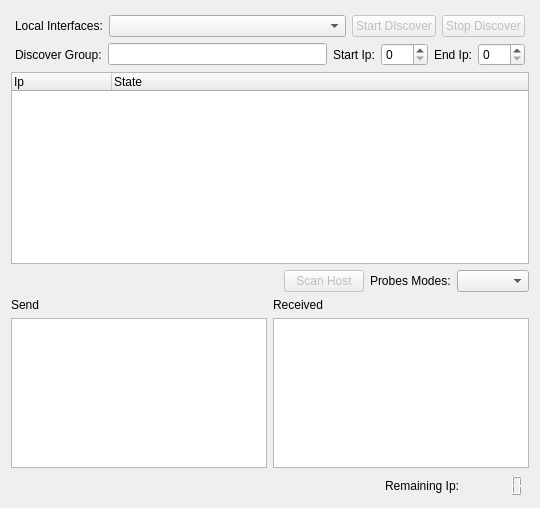
      <widget class="QWidget" name="tabDiscover">
       <attribute name="icon">
        <iconset resource="../mainwin.qrc">
         <normaloff>:/images/images/document-preview-archive.png</normaloff>:/images/images/document-preview-archive.png</iconset>
       </attribute>
       <attribute name="title">
        <string>Discover</string>
       </attribute>
       <layout class="QGridLayout" name="gridLayout_13">
        <item row="0" column="0">
         <layout class="QHBoxLayout" name="horizontalLayout_8">
          <property name="leftMargin">
           <number>4</number>
          </property>
          <property name="topMargin">
           <number>4</number>
          </property>
          <property name="rightMargin">
           <number>4</number>
          </property>
          <item>
           <widget class="QLabel" name="label">
            <property name="maximumSize">
             <size>
              <width>16777215</width>
              <height>16777215</height>
             </size>
            </property>
            <property name="text">
             <string>Local Interfaces:</string>
            </property>
           </widget>
          </item>
          <item>
           <widget class="QComboBox" name="comboDiscover">
            <property name="sizePolicy">
             <sizepolicy hsizetype="Expanding" vsizetype="Fixed">
              <horstretch>0</horstretch>
              <verstretch>0</verstretch>
             </sizepolicy>
            </property>
            <property name="minimumSize">
             <size>
              <width>0</width>
              <height>0</height>
             </size>
            </property>
           </widget>
          </item>
          <item>
           <widget class="QPushButton" name="startDiscoverButt">
            <property name="enabled">
             <bool>false</bool>
            </property>
            <property name="text">
             <string>Start DIscover</string>
            </property>
            <property name="icon">
             <iconset resource="../mainwin.qrc">
              <normaloff>:/images/images/document-preview-archive.png</normaloff>:/images/images/document-preview-archive.png</iconset>
            </property>
           </widget>
          </item>
          <item>
           <widget class="QPushButton" name="stopDiscoverButt">
            <property name="enabled">
             <bool>false</bool>
            </property>
            <property name="text">
             <string>Stop Discover</string>
            </property>
            <property name="icon">
             <iconset resource="../mainwin.qrc">
              <normaloff>:/images/images/button_cancel.png</normaloff>:/images/images/button_cancel.png</iconset>
            </property>
           </widget>
          </item>
         </layout>
        </item>
        <item row="1" column="0">
         <layout class="QHBoxLayout" name="horizontalLayout_9">
          <property name="leftMargin">
           <number>4</number>
          </property>
          <property name="rightMargin">
           <number>4</number>
          </property>
          <item>
           <widget class="QLabel" name="label_2">
            <property name="text">
             <string>Discover Group:</string>
            </property>
           </widget>
          </item>
          <item>
           <widget class="QLineEdit" name="lineIpDiscover"/>
          </item>
          <item>
           <widget class="QLabel" name="label_3">
            <property name="text">
             <string>Start Ip:</string>
            </property>
           </widget>
          </item>
          <item>
           <widget class="QSpinBox" name="spinBeginDiscover">
            <property name="maximum">
             <number>255</number>
            </property>
           </widget>
          </item>
          <item>
           <widget class="QLabel" name="label_4">
            <property name="text">
             <string>End Ip:</string>
            </property>
           </widget>
          </item>
          <item>
           <widget class="QSpinBox" name="spinEndDiscover">
            <property name="maximum">
             <number>255</number>
            </property>
           </widget>
          </item>
         </layout>
        </item>
        <item row="2" column="0">
         <widget class="QTreeWidget" name="treeDiscover">
          <property name="alternatingRowColors">
           <bool>true</bool>
          </property>
          <property name="rootIsDecorated">
           <bool>false</bool>
          </property>
          <column>
           <property name="text">
            <string>Ip</string>
           </property>
          </column>
          <column>
           <property name="text">
            <string>State</string>
           </property>
          </column>
         </widget>
        </item>
        <item row="3" column="0">
         <layout class="QHBoxLayout" name="horizontalLayout_25">
          <item>
           <spacer name="horizontalSpacer_8">
            <property name="orientation">
             <enum>Qt::Horizontal</enum>
            </property>
            <property name="sizeHint" stdset="0">
             <size>
              <width>0</width>
              <height>0</height>
             </size>
            </property>
           </spacer>
          </item>
          <item>
           <widget class="QPushButton" name="discoverScanButt">
            <property name="enabled">
             <bool>false</bool>
            </property>
            <property name="sizePolicy">
             <sizepolicy hsizetype="Fixed" vsizetype="Fixed">
              <horstretch>0</horstretch>
              <verstretch>0</verstretch>
             </sizepolicy>
            </property>
            <property name="text">
             <string>Scan Host</string>
            </property>
            <property name="icon">
             <iconset resource="../mainwin.qrc">
              <normaloff>:/images/images/viewmag.png</normaloff>:/images/images/viewmag.png</iconset>
            </property>
           </widget>
          </item>
          <item>
           <widget class="QLabel" name="label_16">
            <property name="sizePolicy">
             <sizepolicy hsizetype="Fixed" vsizetype="Preferred">
              <horstretch>0</horstretch>
              <verstretch>0</verstretch>
             </sizepolicy>
            </property>
            <property name="text">
             <string>Probes Modes:</string>
            </property>
           </widget>
          </item>
          <item>
           <widget class="QComboBox" name="discoverProbesCombo">
            <property name="sizePolicy">
             <sizepolicy hsizetype="Preferred" vsizetype="Fixed">
              <horstretch>0</horstretch>
              <verstretch>0</verstretch>
             </sizepolicy>
            </property>
           </widget>
          </item>
         </layout>
        </item>
        <item row="4" column="0">
         <layout class="QGridLayout" name="gridLayout_9">
          <item row="1" column="0">
           <widget class="QTextEdit" name="textDiscoverSend">
            <property name="sizePolicy">
             <sizepolicy hsizetype="Expanding" vsizetype="Fixed">
              <horstretch>0</horstretch>
              <verstretch>0</verstretch>
             </sizepolicy>
            </property>
            <property name="maximumSize">
             <size>
              <width>16777215</width>
              <height>150</height>
             </size>
            </property>
           </widget>
          </item>
          <item row="1" column="1">
           <widget class="QTextEdit" name="textDiscoverRec">
            <property name="sizePolicy">
             <sizepolicy hsizetype="Expanding" vsizetype="Fixed">
              <horstretch>0</horstretch>
              <verstretch>0</verstretch>
             </sizepolicy>
            </property>
            <property name="maximumSize">
             <size>
              <width>16777215</width>
              <height>150</height>
             </size>
            </property>
           </widget>
          </item>
          <item row="0" column="0">
           <widget class="QLabel" name="label_14">
            <property name="text">
             <string>Send</string>
            </property>
           </widget>
          </item>
          <item row="0" column="1">
           <widget class="QLabel" name="label_15">
            <property name="text">
             <string>Received</string>
            </property>
           </widget>
          </item>
         </layout>
        </item>
        <item row="5" column="0">
         <layout class="QHBoxLayout" name="horizontalLayout_22">
          <item>
           <spacer name="horizontalSpacer_7">
            <property name="orientation">
             <enum>Qt::Horizontal</enum>
            </property>
            <property name="sizeHint" stdset="0">
             <size>
              <width>0</width>
              <height>0</height>
             </size>
            </property>
           </spacer>
          </item>
          <item>
           <widget class="QLabel" name="label_12">
            <property name="layoutDirection">
             <enum>Qt::LeftToRight</enum>
            </property>
            <property name="text">
             <string>Remaining Ip:</string>
            </property>
            <property name="alignment">
             <set>Qt::AlignRight|Qt::AlignTrailing|Qt::AlignVCenter</set>
            </property>
           </widget>
          </item>
          <item>
           <widget class="QLCDNumber" name="nseNumber">
            <property name="frameShape">
             <enum>QFrame::NoFrame</enum>
            </property>
            <property name="lineWidth">
             <number>0</number>
            </property>
           </widget>
          </item>
         </layout>
        </item>
       </layout>
      </widget>
